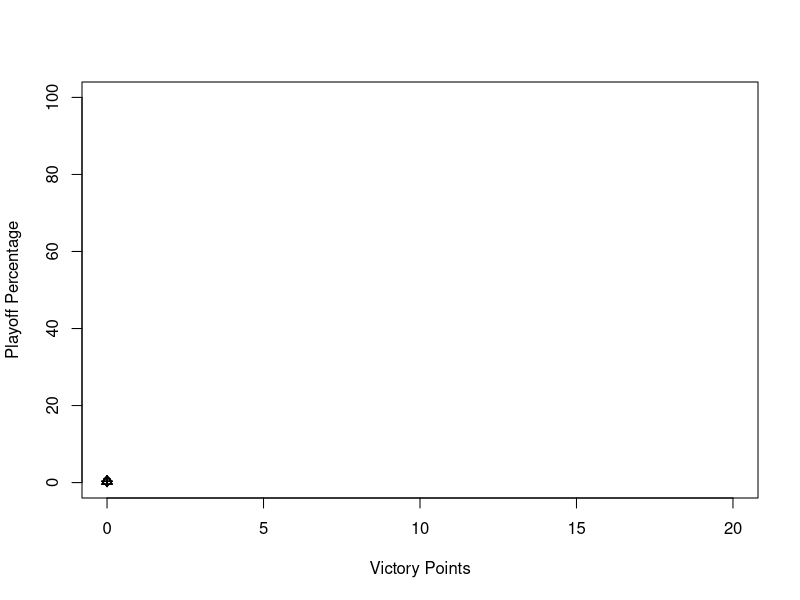

R code for this plot:
## ---- chunk 1
knitr::opts_chunk$set(echo = TRUE)
## ---- chunk 2
everyone=c('Campbell','Chiganos','Jung','Kane','Siordia','Wayne','Farnan','Garcia','Hartigan','Pellikan','Ray','Walsh','Culp','Deuter','Hume','Metzger','Postlethwait','Skiles')
playoff_chance=c(1/3,1/3,1/3,1/3,1/3,1/3,1/3,1/3,1/3,1/3,1/3,1/3,1/3,1/3,1/3,1/3,1/3,1/3)
victory_points=c(0,0,0,0,0,0,0,0,0,0,0,0,0,0,0,0,0,0)
division=c(rep(1,6),rep(2,6),rep(3,6))
total=data.frame(everyone,playoff_chance,victory_points,division)
## ---- chunk 3
plot(total$victory_points,total$playoff_chance,pch=total$division,xlim=c(0,20),ylim=c(0,100),xlab='Victory Points',ylab='Playoff Percentage')
## ---- chunk 4
Batting_Stat=c('H','R','1B','2B','3B','HR','RBI','GWRBI','BB','IBB','K','SAC','SB','CS','GIDP','CYCLE','GSHR',' ',' ')
Batting_Points=c(1,3,1,2,3,4,3,3,1,1,-1,2,1,-1,-4,25,5,' ',' ')
batt=data.frame(Batting_Stat,Batting_Points)
Pitching_Stat=c('IP','H','ER','HR','BB','K','WP','B','Pickoff','QS','CG','SO','No Hitter','Perfect Game','W','L','SV','BS','Hold' )
Pitching_Points=c(3,-.5,-1.5,-2,-.5,1,-1,-1,5,12,20,35,75,100,3,-3,12,-6,10)
pitch=data.frame(Pitching_Stat,Pitching_Points)
Fielding_Stat=c('Put Out','Assist','Outfield Assist','Error','Double Play Turned',rep(' ',14))
Fielding_Points=c(.2,.5,10,-5,2,rep(' ',14))
field=data.frame(Fielding_Stat,Fielding_Points)
all=data.frame(batt,pitch,field)
## ---- chunk 5
knitr::kable(all,col.names=c('Batting Stats','Points','Pitching Stats','Points','Fielding Stats','Points'))
